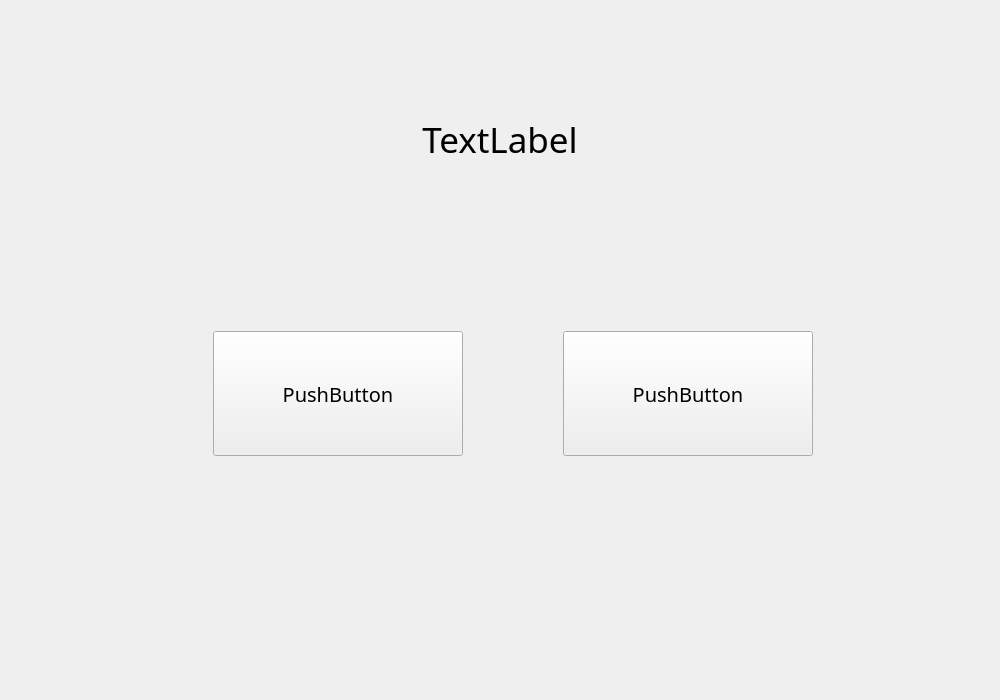
<?xml version="1.0" encoding="UTF-8"?>
<ui version="4.0">
 <class>TrueorFalse</class>
 <widget class="QWidget" name="TrueorFalse">
  <property name="geometry">
   <rect>
    <x>0</x>
    <y>0</y>
    <width>1000</width>
    <height>700</height>
   </rect>
  </property>
  <property name="font">
   <font>
    <family>Microsoft JhengHei</family>
    <pointsize>15</pointsize>
   </font>
  </property>
  <property name="windowTitle">
   <string>Form</string>
  </property>
  <widget class="QLabel" name="title">
   <property name="geometry">
    <rect>
     <x>100</x>
     <y>115</y>
     <width>800</width>
     <height>125</height>
    </rect>
   </property>
   <property name="font">
    <font>
     <family>Microsoft JhengHei</family>
     <pointsize>26</pointsize>
    </font>
   </property>
   <property name="text">
    <string>TextLabel</string>
   </property>
   <property name="alignment">
    <set>Qt::AlignmentFlag::AlignHCenter|Qt::AlignmentFlag::AlignTop</set>
   </property>
  </widget>
  <widget class="QPushButton" name="trueOption">
   <property name="geometry">
    <rect>
     <x>213</x>
     <y>331</y>
     <width>250</width>
     <height>125</height>
    </rect>
   </property>
   <property name="text">
    <string>PushButton</string>
   </property>
  </widget>
  <widget class="QPushButton" name="falseOption">
   <property name="geometry">
    <rect>
     <x>563</x>
     <y>331</y>
     <width>250</width>
     <height>125</height>
    </rect>
   </property>
   <property name="text">
    <string>PushButton</string>
   </property>
  </widget>
 </widget>
 <resources/>
 <connections/>
</ui>
